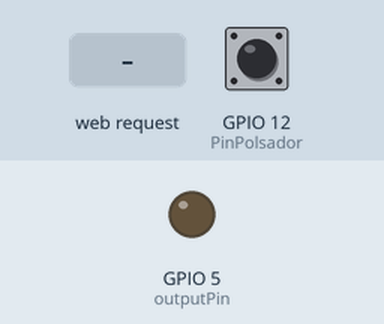
A sketch run on a simulated ESP8266 (Wemos D1 mini). Parts: output pins drawn as LEDs (lit = HIGH). Inputs (shaded band) come from the test bench; at power-on: GPIO 12 (PinPolsador) LOW. WiFi joins after 1.5 s; servers stay silent unless stated; what the sketch prints to the serial monitor is not drawn.

Above: at 2.7 s.
2.8 s: HTTP request GET /?temps=1&percent=1&estat=1 received
At 4.9 s:
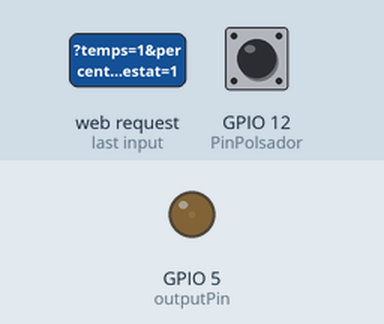
5.3 s: HTTP request GET / received
At 6.1 s:
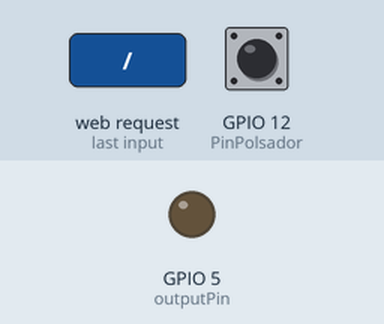
6.8 s: GPIO 12 (PinPolsador) pulsed HIGH 2 times (0.12 s each, 0.3 s apart)
At 7.12 s:
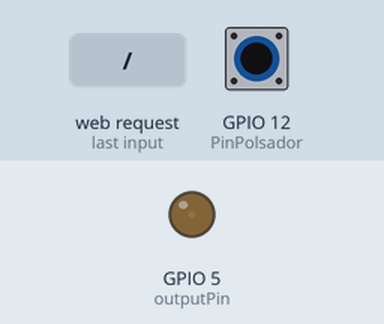
10.0 s: GPIO 12 (PinPolsador) driven HIGH
At 10.0 s:
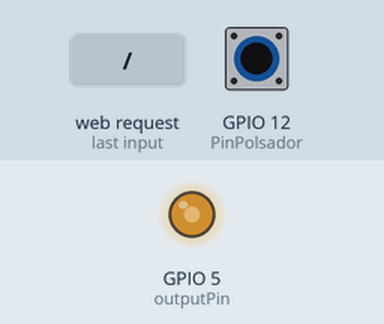
11.5 s: GPIO 12 (PinPolsador) driven LOW
At 12.32 s:
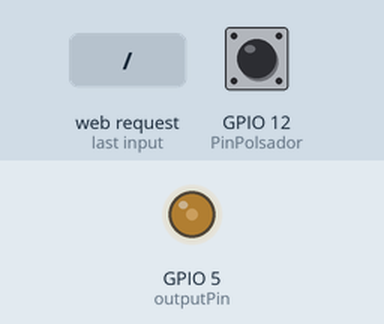
14.5 s: HTTP request GET /?temps=120&percent=120&estat=120 received
At 15.3 s:
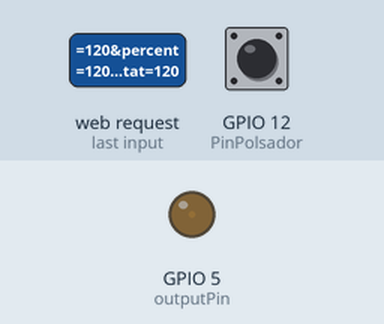
Timing chart, 0 to 18.5 s (numbered marks = the images above; inputs shaded):
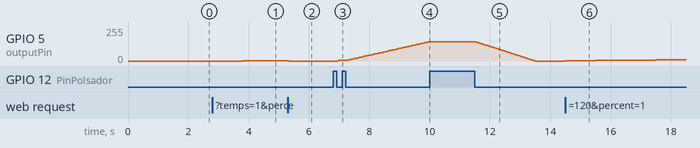

Measured:
- after the input at 2.8 s, GPIO 5 (outputPin): 0/255 → 2/255 after 1.0 s
- after the input at 5.3 s, GPIO 5 (outputPin): 2/255 → 0/255 at once
- after the input at 6.8 s, GPIO 5 (outputPin): moves from 0/255 to 145/255 over 3.0 s, starting after 0.15 s
- after the input at 10.0 s, GPIO 5 (outputPin): stays 145/255 (without the input it goes to 147/255 after 0.03 s)
- after the input at 11.5 s, GPIO 5 (outputPin): moves from 145/255 to 0/255 over 2.0 s, starting at once
- after the input at 14.5 s, GPIO 5 (outputPin): 0/255 → 2/255 at once, → 5/255 1.0 s later, → 7/255 1.0 s later, → 10/255 1.0 s later

The sketch:

SerialMonitorDim_wifi_manager.ino
```cpp
/**************


    ---------------------- OUTPUT & INPUT Pin table ---------------------

    +---------------+-------------------------+-------------------------+
    | ESP8266       | D1(IO5),    D2(IO4),    | D0(IO16),   D1(IO5),    |
    |               | D5(IO14),   D6(IO12),   | D2(IO4),    D5(IO14),   |
    |               | D7(IO13),   D8(IO15),   | D6(IO12),   D7(IO13),   |
    |               |    zero                 | D8(IO15)  pw            |
    +---------------+-------------------------+-------------------------+
  Polsador ->D6 (arduino->12) o D7 (arduino->13)
  http://192.168.10.213/?temps=5&percent=99

  No funciona amb les llibreries ESP8266 noves
  funciona ok amb la 2.4.2

  Polsació molt llarga, puja la persiana amb un GET

*/
#include <ESP8266HTTPClient.h>
#include <WiFiClient.h>
#include <ESP8266WiFi.h>
#include <ESP8266WebServer.h>
#include <Ticker.h>
#include <RBDdimmer.h>
#include <DNSServer.h>
#define USE_SERIAL Serial
#define outputPin  5 // wemos D1
#define zerocross  4 // Wemos D2 for boards with CHANGEBLE input pins
const int PinPolsador = 12; //Wemos D6
const int PercentInicial = 0; //entre 0 i 8 la bombeta no sencen gens... per a que comensi per 8

int dobleclick = 0;
unsigned long iniciMillis = 0;
int duradaApretat = 0;
int parasit = 0;

dimmerLamp dimmer(outputPin, zerocross); //initialase port for dimmer for ESP8266, ESP32, Arduino due boards
ESP8266WebServer server(80);

void AutoApagat();
//Ticker ApagatAutomatic;
Ticker timer1; // once, immediately


void setup() {
  USE_SERIAL.begin(9600);
  pinMode(PinPolsador, INPUT);


  //Config Wifi
  WiFi.hostname("Lampara");
  WiFi.mode(WIFI_STA);
  WiFi.begin("honeypot", "internetdelescoses");

  Serial.print("Connecting");
  while (WiFi.status() != WL_CONNECTED)
  {
    delay(500);
    Serial.print(".");
  }
  Serial.println();

  Serial.print("Connected, IP address: ");
  Serial.println(WiFi.localIP());
  //fi config wifi


  //inici web server
  server.on("/", handle_index); //Handle Index page

  server.begin(); //Start the server
  Serial.println("Server listening");
  //fi web server


  dimmer.begin(NORMAL_MODE, OFF); //dimmer initialisation: name.begin(MODE, STATE)
  dimmer.setPower(0);
  int percent = 55;
  float temps = 10;

}


void loop() {

  server.handleClient(); //Handling of incoming client requests

  if (digitalRead(PinPolsador) == HIGH) {         // check if the input is HIGH (button released)
    BotoApretat();
  }


}


void handle_index() {

  int temps, percent, estat;

  temps = server.arg("temps").toInt();
  percent = server.arg("percent").toInt();
  estat = server.arg("estat").toInt();


  if ((temps) and (percent)) {
    String PaginaWeb;
    PaginaWeb += F("Temps:");
    PaginaWeb += temps;
    PaginaWeb += F(" Percent:");
    PaginaWeb += percent;
    server.send(200, "text/plain", PaginaWeb);

    EncendreDimmer();
    IncrementarLlum(percent, temps);
    AutoApagat();

  } else if (estat) {
    int PotenciaActual = dimmer.getPower();
    String PaginaWeb;
    //PaginaWeb += F("Potencia Actual: ");
    PaginaWeb += dimmer.getPower();
    server.send(200, "text/plain", PaginaWeb);

  } else {
    String PaginaWeb;
    PaginaWeb += F("<html>Temps o percent = null <br> <a href=\"http://192.168.10.3/?temps=5&percent=99\">http://192.168.10.3/?temps=5&percent=99  </a>\n\n<br><p> Get Percent Dimmer\nhttp://192.168.10.3/?estat=1");
    USE_SERIAL.println("Temps o percent = null");
    server.send(200, "text/html", PaginaWeb);
    ApagarDimmer();
  }

  USE_SERIAL.println(temps);
  USE_SERIAL.println(percent);
}


void BotoApretat() {

  //mirar si s'ha fet dobleclick
  if ( (millis() - iniciMillis < 400) && (millis() - iniciMillis > 20)&& parasit == 0) {
    dobleclick = 1;
  } else {
    dobleclick = 0;
  }


  iniciMillis = millis();
  while (digitalRead(PinPolsador) == HIGH)
  {
    delay(1);
  }
  duradaApretat = millis() - iniciMillis;

  //Serial.println(duradaApretat);

  if (duradaApretat < 20 ) {
       parasit = 1;
        delay(5);
    return;
  }else{
    parasit = 0;
    }

  //mirar dobleclick i encendre a tope
  if (dobleclick == 1 && duradaApretat > 30 && duradaApretat < 500) {
    Serial.println("Doble click");
    EncendreDimmer();
    IncrementarLlum(99, 5);
    dobleclick = 0;
    return;
  }

  //click sol encendre un punt
  if (dobleclick == 0 && duradaApretat > 30 && duradaApretat < 500) {
    Serial.println("Click");
    IncrementarDimmer();
    return;
  }

  //apretat llarg -- apagar llum
  if (dobleclick == 0 && duradaApretat > 500 && duradaApretat < 4000 ) {
    Serial.println("Llarg");
    ApagarDimmer();
    return;
  }


  //apretat moltllarg -- pujar persiana
  if (dobleclick == 0 && duradaApretat > 4000 ) {
    Serial.println("molt Llarg");
    PujarPersiana();
    return;
  }

}


void IncrementarLlum(int percent, int temps) {
  float retard = (temps * 1000) / percent;
  int PotenciaActual = dimmer.getPower();
  for (int i = PotenciaActual; i <= percent; i++)
  {
    dimmer.setPower(i);
    delay(retard);
    USE_SERIAL.print("Percent: -> ");
    USE_SERIAL.println(i);

    if (digitalRead(PinPolsador) == HIGH) {         // cancelar obrir llum
      delay(20);
      break;
    }

  }
}


void EncendreDimmer() {
  dimmer.begin(NORMAL_MODE, ON);
}

void ApagarDimmer() {
  USE_SERIAL.println("Potencia Actual: -> ");
  Serial.print(dimmer.getPower());
  int PotenciaActual = dimmer.getPower();
  for (int i = PotenciaActual; i > 0; i--)
  {
    dimmer.setPower(i);
    delay(35);
    USE_SERIAL.print("Percent: -> ");
    USE_SERIAL.println(i);
  }

  dimmer.begin(NORMAL_MODE, OFF);
  timer1.detach();
}


void IncrementarDimmer() {
  dimmer.begin(NORMAL_MODE, ON);
  USE_SERIAL.println("Potencia Actual: -> ");
  Serial.print(dimmer.getPower());
  int PotenciaActual = dimmer.getPower();
  if (PotenciaActual < 2) {
    PotenciaActual = PercentInicial;
  }

  int Increment = PotenciaActual + 2;
  if (PotenciaActual > 1) {
    Increment = Increment + 7;
  }

  for (int i = PotenciaActual; i <= Increment; i++)
  {
    dimmer.setPower(i);
    delay(30);
    USE_SERIAL.print("Percent: -> ");
    USE_SERIAL.println(i);

    //per millorar el dobleclick
  //  if (digitalRead(PinPolsador) == HIGH) {
    //  BotoApretat();
   // }
  }


}


void AutoApagat() {
  timer1.attach(1200, ApagarDimmer); //600 segons -> 10 minuts
}


void PujarPersiana() {
  if (WiFi.status() == WL_CONNECTED) { //Check WiFi connection status

    HTTPClient http;  //Declare an object of class HTTPClient

    http.begin("http://192.168.10.2/?temps=25&dormitori=1&accio=1");  //Specify request destination
    int httpCode = http.GET();                                  //Send the request

    if (httpCode > 0) { //Check the returning code

      String payload = http.getString();   //Get the request response payload
      //Serial.println(payload);             //Print the response payload

    }

    http.end();   //Close connection

  }
}
```
